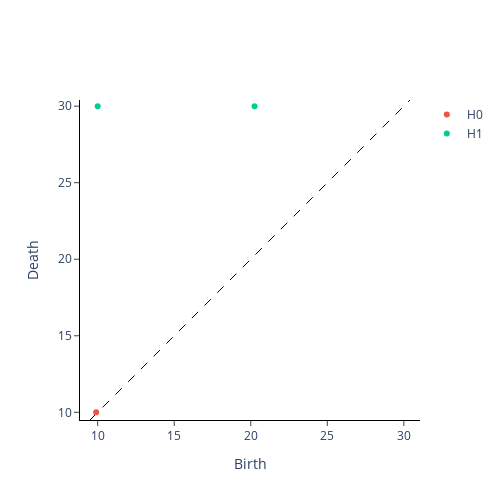

This figure's notebook cell:
### Code cell
from gtda.homology import CubicalPersistence

cubical_persistence = CubicalPersistence(homology_dimensions=[0,1],reduced_homology = True, n_jobs=-1)
im8_cubical = cubical_persistence.fit_transform(im8_filtration)

cubical_persistence.plot(im8_cubical)

### Figure 1 — Plotly figure (JSON) as saved in the notebook; plotly's stock layout.template omitted (floating-point values rounded to 4 significant figures)
{"data": [{"hoverinfo": "none", "line": {"color": "black", "dash": "dash", "width": 1}, "mode": "lines", "showlegend": false, "type": "scatter", "x": [9.497, 30.4], "y": [9.497, 30.4]}, {"hoverinfo": "text", "hovertext": ["(9.899494936611665, 10.0)"], "mode": "markers", "name": "H0", "type": "scatter", "x": [9.899], "y": [10]}, {"hoverinfo": "text", "hovertext": ["(10.0, 30.0)", "(20.248456731316587, 30.0)"], "mode": "markers", "name": "H1", "type": "scatter", "x": [10, 20.25], "y": [30, 30]}], "layout": {"height": 500, "plot_bgcolor": "white", "width": 500, "xaxis": {"autorange": false, "exponentformat": "e", "linecolor": "black", "linewidth": 1, "mirror": false, "range": [9.497, 30.4], "showexponent": "all", "showline": true, "side": "bottom", "ticks": "outside", "title": {"text": "Birth"}, "type": "linear", "zeroline": true}, "yaxis": {"autorange": false, "exponentformat": "e", "linecolor": "black", "linewidth": 1, "mirror": false, "range": [9.497, 30.4], "scaleanchor": "x", "scaleratio": 1, "showexponent": "all", "showline": true, "side": "left", "ticks": "outside", "title": {"text": "Death"}, "type": "linear", "zeroline": true}}}
